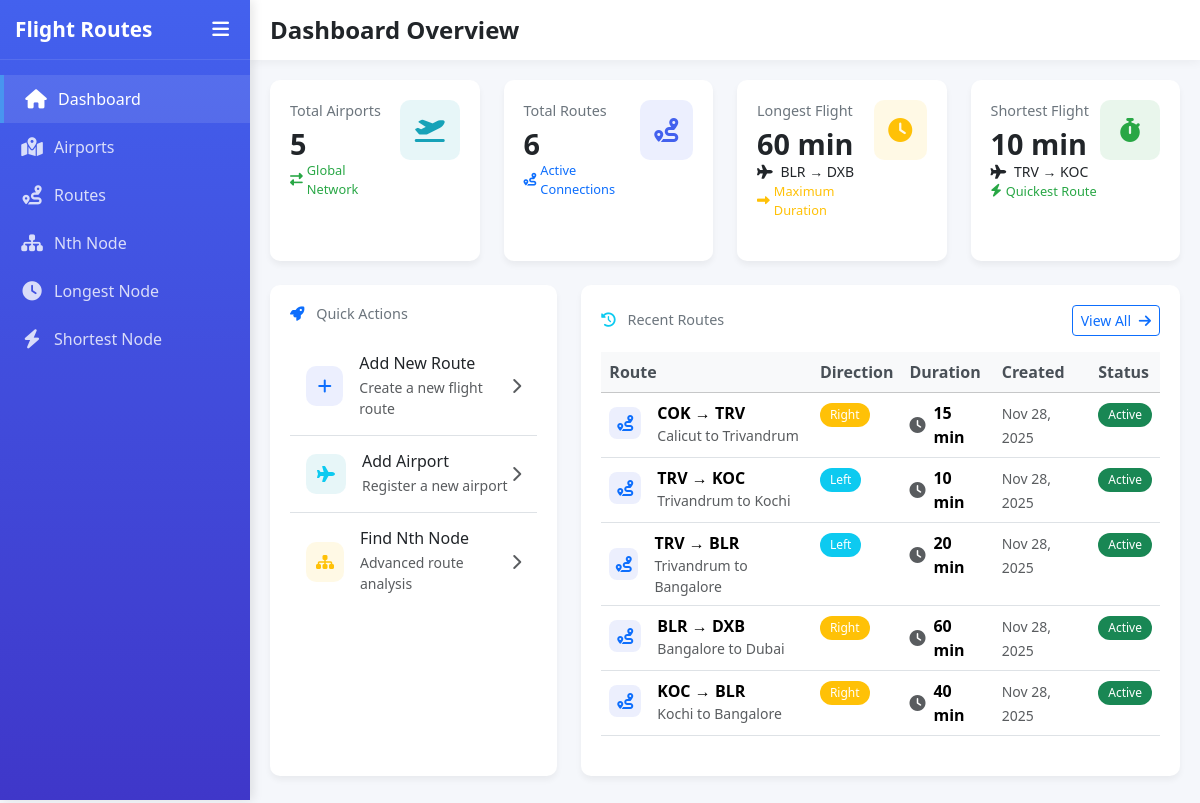
The page / on the database its author committed.
### core/models.py (models this page shows, shortened)
class AirportRoute(models.Model):
    LEFT = 'Left'
    RIGHT = 'Right'
    POSITION_CHOICES = [
        (LEFT, 'Left'),
        (RIGHT, 'Right'),
    ]
    from_airport = models.ForeignKey(Airport, on_delete=models.CASCADE, related_name='from_routes' ,db_index=True)
    to_airport = models.ForeignKey(Airport, on_delete=models.CASCADE, related_name='to_routes', db_index=True)
    position = models.CharField(max_length=10, choices=POSITION_CHOICES)
    duration = models.PositiveIntegerField(db_index=True)
    created_at = models.DateTimeField(auto_now_add=True)
    updated_at = models.DateTimeField(auto_now=True)
    class Meta:
        unique_together = ('from_airport', 'to_airport')

class Airport(models.Model):
    code = models.CharField(max_length=3, unique=True, db_index=True)
    name = models.CharField(max_length=100)
    created_at = models.DateTimeField(auto_now_add=True)
    updated_at = models.DateTimeField(auto_now=True)

### core/views.py (the view)
# urls.py: path('', views.dashboard, name='dashboard'),
def dashboard(request):
    airports_count = Airport.objects.count()
    routes_count = AirportRoute.objects.count()
    longest_route = AirportRoute.objects.order_by('-duration').first()
    shortest_route = AirportRoute.objects.order_by('duration').first()
    latest_routes = AirportRoute.objects.order_by('-created_at')[:5]
    context = {
        'airports_count': airports_count,
        'routes_count': routes_count,
        'longest_route': longest_route,
        'shortest_route': shortest_route,
        'latest_routes': latest_routes,
    }
    return render(request, 'dashboard.html', context)

### templates/dashboard.html (shortened to what this page needs)
{% extends "base.html" %}
{% block page_title %}Dashboard Overview{% endblock %}
{% block content %}
<div class="row">
    <div class="col-xl-3 col-md-6 mb-4">
        <div class="dashboard-card h-100">
            <div class="d-flex justify-content-between align-items-start">
                <div class="flex-grow-1">
                    <p class="card-title">Total Airports</p>
                    <h3 class="card-value">{{ airports_count }}</h3>
                    <div class="card-change text-success">
                        <i class="fas fa-exchange-alt me-1"></i>Global Network
                    </div>
                </div>
                <div class="card-icon bg-info-light">
                    <i class="fas fa-plane-departure"></i>
                </div>
            </div>
        </div>
    </div>
    <div class="col-xl-3 col-md-6 mb-4">
        <div class="dashboard-card h-100">
            <div class="d-flex justify-content-between align-items-start">
                <div class="flex-grow-1">
                    <p class="card-title">Total Routes</p>
                    <h3 class="card-value">{{ routes_count }}</h3>
                    <div class="card-change text-primary">
                        <i class="fas fa-route me-1"></i>Active Connections
                    </div>
                </div>
                <div class="card-icon bg-primary-light">
                    <i class="fas fa-route"></i>
                </div>
            </div>
        </div>
    </div>
    <div class="col-xl-3 col-md-6 mb-4">
        <div class="dashboard-card h-100">
            <div class="d-flex justify-content-between align-items-start">
                <div class="flex-grow-1">
                    <p class="card-title">Longest Flight</p>
                    {% if longest_route %}
                        <h3 class="card-value">{{ longest_route.duration }} min</h3>
                        <div class="route-info small">
                            <i class="fas fa-plane me-1"></i>
                            {{ longest_route.from_airport.code }} → {{ longest_route.to_airport.code }}
                        </div>
                        <div class="card-change text-warning">
                            <i class="fas fa-long-arrow-alt-right me-1"></i>Maximum Duration
                        </div>
                    {% else %}
                        <h3 class="card-value">N/A</h3>
                    {% endif %}
                </div>
                <div class="card-icon bg-warning-light">
                    <i class="fas fa-clock"></i>
                </div>
            </div>
        </div>
    </div>
    <div class="col-xl-3 col-md-6 mb-4">
        <div class="dashboard-card h-100">
            <div class="d-flex justify-content-between align-items-start">
                <div class="flex-grow-1">
                    <p class="card-title">Shortest Flight</p>
                    {% if shortest_route %}
                        <h3 class="card-value">{{ shortest_route.duration }} min</h3>
                        <div class="route-info small">
                            <i class="fas fa-plane me-1"></i>
                            {{ shortest_route.from_airport.code }} → {{ shortest_route.to_airport.code }}
                        </div>
                        <div class="card-change text-success">
                            <i class="fas fa-bolt me-1"></i>Quickest Route
                        </div>
                    {% else %}
                        <h3 class="card-value">N/A</h3>
                    {% endif %}
                </div>
                <div class="card-icon bg-success-light">
                    <i class="fas fa-stopwatch"></i>
                </div>
            </div>
        </div>
    </div>
</div>
<div class="row">
    <div class="col-lg-4 mb-4">
        <div class="dashboard-card h-100">
            <div class="card-header bg-transparent border-0 pb-3">
                <h5 class="card-title mb-0">
                    <i class="fas fa-rocket text-primary me-2"></i>
                    Quick Actions
                </h5>
            </div>
            <div class="quick-actions">
                <a href="{% url 'route_create' %}" class="action-item d-flex align-items-center p-3 border-bottom">
                    <div class="action-icon bg-primary-light me-3">
                        <i class="fas fa-plus text-primary"></i>
                    </div>
                    <div class="flex-grow-1">
                        <h6 class="mb-1">Add New Route</h6>
                        <p class="text-muted small mb-0">Create a new flight route</p>
                    </div>
                    <i class="fas fa-chevron-right text-muted"></i>
                </a>
                <a href="{% url 'airport_create' %}" class="action-item d-flex align-items-center p-3 border-bottom">
                    <div class="action-icon bg-info-light me-3">
                        <i class="fas fa-plane text-info"></i>
                    </div>
                    <div class="flex-grow-1">
                        <h6 class="mb-1">Add Airport</h6>
                        <p class="text-muted small mb-0">Register a new airport</p>
                    </div>
                    <i class="fas fa-chevron-right text-muted"></i>
                </a>
                <a href="{% url 'find_nth_node' %}" class="action-item d-flex align-items-center p-3">
                    <div class="action-icon bg-warning-light me-3">
                        <i class="fas fa-sitemap text-warning"></i>
                    </div>
                    <div class="flex-grow-1">
                        <h6 class="mb-1">Find Nth Node</h6>
                        <p class="text-muted small mb-0">Advanced route analysis</p>
                    </div>
                    <i class="fas fa-chevron-right text-muted"></i>
                </a>
            </div>
        </div>
    </div>
    <div class="col-lg-8 mb-4">
        <div class="dashboard-card h-100">
            <div class="d-flex justify-content-between align-items-center mb-3">
                <h5 class="card-title mb-0">
                    <i class="fas fa-history text-info me-2"></i>
                    Recent Routes
                </h5>
                <a href="{% url 'route_list' %}" class="btn btn-sm btn-outline-primary">
                    View All <i class="fas fa-arrow-right ms-1"></i>
                </a>
            </div>
            <div class="table-responsive">
                <table class="table table-hover mb-0">
                    <thead class="table-light">
                        <tr>
                            <th>Route</th>
                            <th>Direction</th>
                            <th>Duration</th>
                            <th>Created</th>
                            <th>Status</th>
                        </tr>
                    </thead>
                    <tbody>
                        {% if latest_routes %}
                            {% for route in latest_routes %}
                                <tr>
                                    <td>
                                        <div class="d-flex align-items-center">
                                            <div class="route-icon me-3">
                                                <i class="fas fa-route text-primary"></i>
                                            </div>
                                            <div>
                                                <strong>{{ route.from_airport.code }} → {{ route.to_airport.code }}</strong>
                                                <div class="text-muted small">
                                                    {{ route.from_airport.name }} to {{ route.to_airport.name }}
                                                </div>
                                            </div>
                                        </div>
                                    </td>
                                    <td>
                                        <span class="badge bg-{% if route.position == 'Left' %}info{% else %}warning{% endif %}">
                                            {{ route.position }}
                                        </span>
                                    </td>
                                    <td>
                                        <div class="d-flex align-items-center">
                                            <i class="fas fa-clock text-muted me-2"></i>
                                            <strong>{{ route.duration }} min</strong>
                                        </div>
                                    </td>
                                    <td>
                                        <small class="text-muted">{{ route.created_at|date:"M d, Y" }}</small>
                                    </td>
                                    <td>
                                        <span class="badge bg-success">Active</span>
                                    </td>
                                </tr>
                            {% endfor %}
                        {% endif %}
                    </tbody>
                </table>
            </div>
        </div>
    </div>
</div>
{% endblock %}

### templates/base.html (shortened to what this page needs)
<!DOCTYPE html>
<html lang="en">
<head>
    <link rel="stylesheet" href="https://cdn.jsdelivr.net/npm/bootstrap@5.3.2/dist/css/bootstrap.min.css">
    <link rel="stylesheet" href="https://cdnjs.cloudflare.com/ajax/libs/font-awesome/6.4.0/css/all.min.css">
</head>
<body>
    <div id="sidebar">
        <div class="sidebar-header">
            <h3>Flight Routes</h3>
            <button class="sidebar-toggle" id="sidebarToggle">
                <i class="fas fa-bars"></i>
            </button>
        </div>
        <ul class="sidebar-menu">
            <li>
                <a href="{% url 'dashboard' %}" class="{% if request.resolver_match.url_name == 'dashboard' %}active{% endif %}">
                    <i class="fas fa-home"></i>
                    <span>Dashboard</span>
                </a>
            </li>
            <li>
                <a href="{% url 'airport_list' %}">
                    <i class="fas fa-map-marked-alt"></i>
                    <span>Airports</span>
                </a>
            </li>
            <li>
                <a href="{% url 'route_list' %}">
                    <i class="fas fa-route"></i>
                    <span>Routes</span>
                </a>
            </li>
            <li>
                <a href="{% url 'find_nth_node' %}">
                    <i class="fas fa-sitemap"></i>
                    <span>Nth Node</span>
                </a>
            </li>
            <li>
                <a href="{% url 'longest_node' %}">
                    <i class="fas fa-clock"></i>
                    <span>Longest Node</span>
                </a>
            </li>
            <li>
                <a href="{% url 'shortest_node' %}">
                    <i class="fas fa-bolt"></i>
                    <span>Shortest Node</span>
                </a>
            </li>
        </ul>
    </div>
    <div id="content">
        <nav class="top-navbar">
            <div class="page-title">
                <h1>{% block page_title %}Dashboard{% endblock %}</h1>
            </div>
        </nav>
        <div class="main-content">
            {% block content %}{% endblock %}
        </div>
    </div>
</body>
</html>

### rows shown on the page
AirportRoute: duration "60", from_airport.code "BLR", to_airport.code "DXB", from_airport.name "Bangalore", to_airport.name "Dubai", position "Right", created_at "Nov 28, 2025"
AirportRoute: duration "10", from_airport.code "TRV", to_airport.code "KOC", from_airport.name "Trivandrum", to_airport.name "Kochi", position "Left", created_at "Nov 28, 2025"
AirportRoute: from_airport.code "COK", to_airport.code "TRV", from_airport.name "Calicut", to_airport.name "Trivandrum", position "Right", duration "15", created_at "Nov 28, 2025"
AirportRoute: from_airport.code "TRV", to_airport.code "BLR", from_airport.name "Trivandrum", to_airport.name "Bangalore", position "Left", duration "20", created_at "Nov 28, 2025"
AirportRoute: from_airport.code "KOC", to_airport.code "BLR", from_airport.name "Kochi", to_airport.name "Bangalore", position "Right", duration "40", created_at "Nov 28, 2025"

### other values the page prints
{{ airports_count }} "5"
{{ routes_count }} "6"
